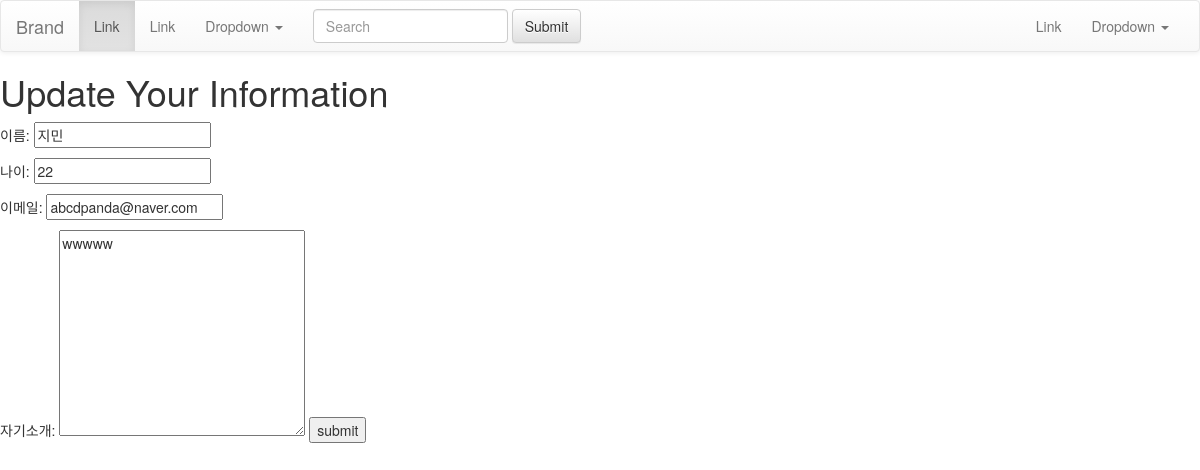
Screenshot of //edit/10 with the database file from the repository.
### signup/models.py (models this page shows, shortened)
class Signup(models.Model):
    name = models.CharField(max_length=100)
    age = models.IntegerField()
    pub_date = models.DateTimeField()
    email = models.EmailField(max_length=100)
    introduce = models.TextField()
    image = models.ImageField(upload_to='image/',default="")

### signup/views.py (the view)
# urls.py: path('edit/<str:id>',views.edit,name="edit"),
def edit(request,id):
    edit_signup = Signup.objects.get(id=id)
    return render(request,'edit.html',{'signup':edit_signup})

### signup/templates/edit.html (shortened to what this page needs)
{% extends 'base.html' %}
{% block contents %}
<h1>Update Your Information</h1>
<form action="{%url 'update' signup.id %}" method="post">
    <p> 이름: <input type="text" name = "name" value = "{{signup.name}}"> </p>
    <p> 나이: <input type="text" name = "age" value = "{{signup.age}}"> </p>
    <p> 이메일: <input type="text" name = "email" value = "{{signup.email}}"></p>
    자기소개: <textarea name="introduce" id="" cols="30" rows="10" >{{signup.introduce}}</textarea>
    <button type="submit"> submit</button>
</form>
{% endblock %}

### rows the page displays
Signup: name "지민", age "22", email "abcdpanda@naver.com", introduce "wwwww"
